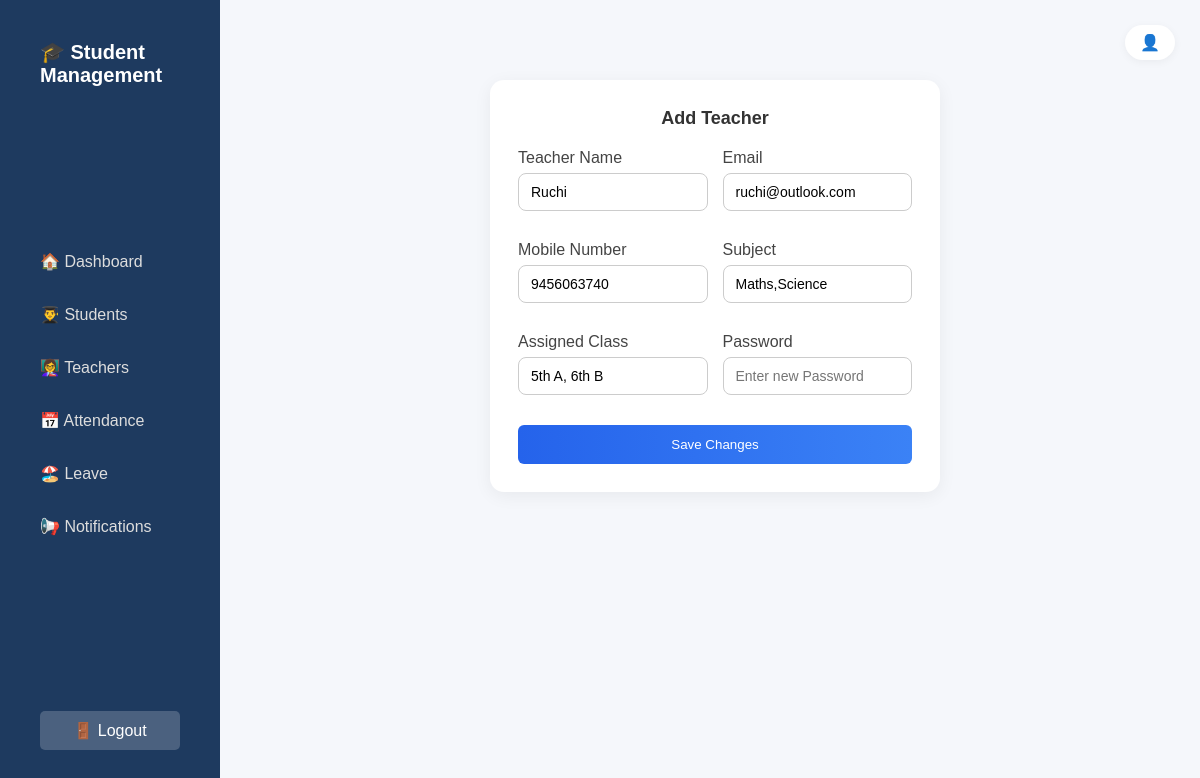
Screenshot of /edit/1 with the database file from the repository.
### students/models.py (models this page shows)
class Teachers(models.Model):
    name=models.CharField(max_length=100)
    email=models.EmailField(unique=True)
    mobile_number=models.CharField(max_length=10)
    subjects=models.CharField(max_length=100)
    Assigned_class=models.CharField(max_length=100)
    password=models.CharField(max_length=100)

### students/views.py (the view, shortened to what this page needs)
# urls.py: path("edit/<int:tid>",views.edit_teacher,name="edit_teacher"),
def edit_teacher(request,tid):
    t=Teachers.objects.get(id=tid)
    print(t)
    return render(request,"student_app/edit_teachers.html",{'t':t})

### templates/student_app/edit_teachers.html (shortened to what this page needs)
{% extends 'student_app/base.html' %}
{% block content %}
<div class="form-container">
    <h2>Add Teacher</h2>
    <form method="POST">
    <div class="form-group">
        <label>Teacher Name</label>
        <input type="text" name="name" value="{{ t.name }}" required>
    </div>
    <div class="form-group">
        <label>Email</label>
        <input type="email" name="email" value="{{ t.email }}" required>
    </div>
    <div class="form-group">
        <label>Mobile Number</label>
        <input type="text" name="mobile_number" value="{{ t.mobile_number }}" required>
    </div>
    <div class="form-group">
        <label>Subject</label>
        <input type="text" name="subjects" value="{{ t.subjects }}" required>
    </div>
    <div class="form-group">
        <label>Assigned Class</label>
        <input type="text" name="Assigned_class" value="{{ t.Assigned_class }}" required>
    </div>
    <div class="form-group">
        <label>Password</label>
        <input type="password" name="password" placeholder="Enter new Password" required>
    </div>
    <button type="submit">Save Changes</button>
</form>
{% endblock %}

### static/css/dashboard.css (style rules this page uses)
* { margin: 0; padding: 0; box-sizing: border-box; }
body { font-family: 'Segoe UI', sans-serif; display: flex; background: #f4f7fb; color: #1e293b; }
form { display: grid; grid-template-columns: repeat(2, 1fr); gap: 15px; }
form input, form select { padding: 10px; border-radius: 6px; border: 1px solid #cbd5e1; }
form button { grid-column: span 2; padding: 12px; background: linear-gradient(90deg, #2563eb, #3b82f6); color: white; border: none; border-radius: 6px; cursor: pointer; }
* { margin:0; padding:0; box-sizing:border-box; font-family: Arial, sans-serif; }
body { display:flex; background:#f4f6f9; }
.form-container { width: 450px; margin: 40px auto; padding: 30px; background: #ffffff; border-radius: 12px; box-shadow: 0 4px 20px rgba(0,0,0,0.1); }
.form-container h2 { text-align: center; margin-bottom: 25px; color: #333; }
.form-group { margin-bottom: 15px; }
.form-group label { display: block; font-weight: 500; margin-bottom: 6px; color: #444; }
.form-group input, .form-group select { width: 100%; padding: 10px 12px; border: 1px solid #ccc; border-radius: 8px; outline: none; font-size: 14px; transition: 0.3s; }
body { background: #f5f7fb; font-family: Arial, sans-serif; }
.form-container { flex: 2; background: #fff; padding: 28px; border-radius: 14px; box-shadow: 0 4px 18px rgba(0,0,0,0.06); margin-top: 0; }
.form-container h2 { text-align: center; font-size: 18px; margin-bottom: 20px; }

### rows the page displays
Teachers: name "Ruchi", email "ruchi@outlook.com", mobile_number "9456063740", subjects "Maths,Science", Assigned_class "5th A, 6th B"
